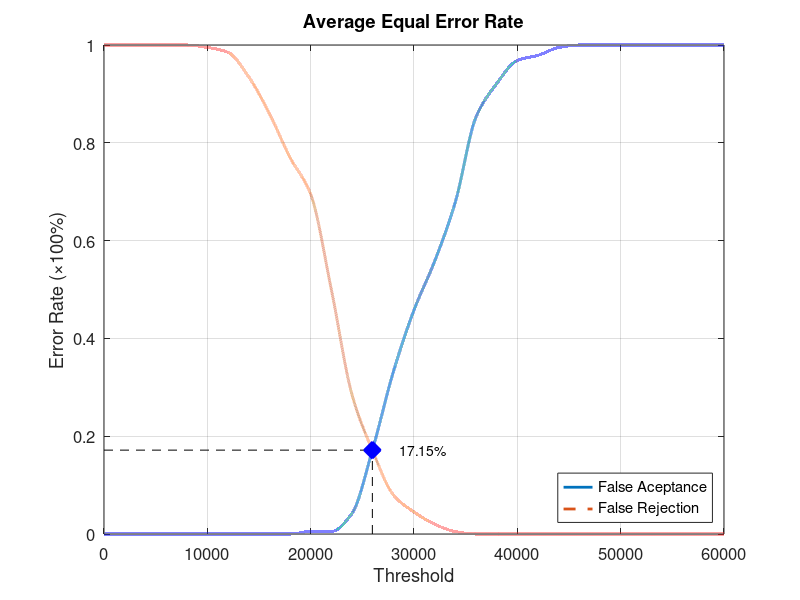
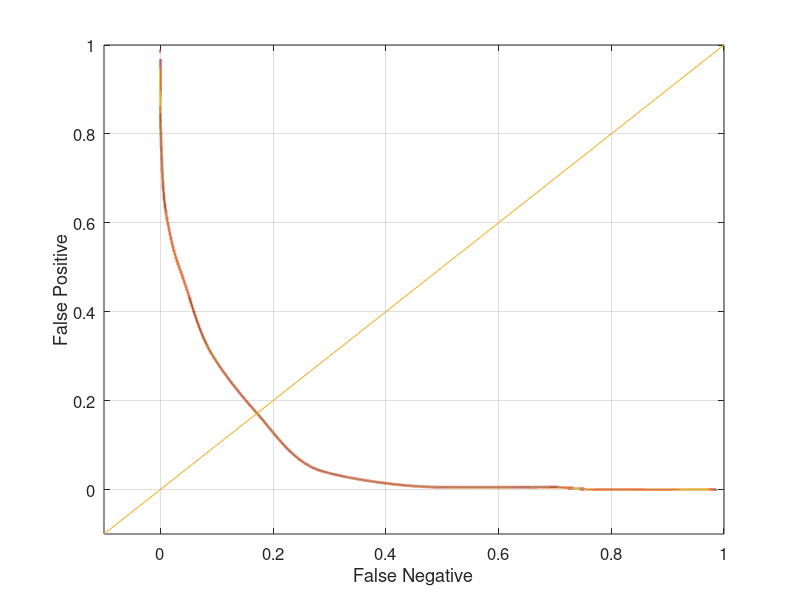

These figures' MATLAB source, in order:
function yEER = Database1_3
close all;
clear;
clc;
x = 0:2000:60000;
xq = 0:0.5:60000;

y0 = [0 0 0 0 0 0 0 0 0 0 0.00526316 0.00526316 0.0421053 0.173684 0.331579 0.457895 0.557895 0.678947 0.852632 0.921053 0.968421 0.978947 0.994737 1 1 1 1 1 1 1 1];
yy0 = interp1(x, y0, xq, 'pchip');
y1 = [1 1 1 1 1 0.995 0.985 0.935 0.86 0.77 0.695 0.5 0.285 0.17 0.08 0.045 0.02 0.005 0 0 0 0 0 0 0 0 0 0 0 0 0];
yy1 = interp1(x, y1, xq, 'pchip');

% Calculating EER: 
y2 = abs(y0 - y1);
find(y2 == min(y2))
yy2 = abs(yy0 - yy1);
xEER = find(yy2 == min(yy2));
xEERIndex = xq(xEER) % X-axis EER
yEER = yy0(xEER) % Y-axis EER

main = figure
plot(xq, yy0,'-','LineWidth', 2);	hold on
plot(xq, yy1,'--','LineWidth', 2);	hold on
plot([xEERIndex xEERIndex], [0 yEER], 'k--');	hold on
plot([0 xEERIndex], [yEER yEER], 'k--');	hold on
plot(xEERIndex, yEER, 'bx', 'LineWidth', 10);	hold on
text(xEERIndex + 10 * xEERIndex / 100, yEER, [num2str(round((10000 * yEER)) / 100) '%'])
legend('False Aceptance', 'False Rejection', 'Location', 'SouthEast')
xlabel('Threshold')
ylabel('Error Rate (\times100%)')
title('Average Equal Error Rate')
set(gca, 'FontSize', 12)
axis([0 60000 0 1])
grid on

print(main, 'Database1_3Main', '-dpng');
FNRxFPR = figure('Color', [1 1 1]);
plot(yy1, yy0, '-', yy1, yy0, 'LineWidth', 2);
hold on
y = -0.1:0.1:1
plot(y, y); 
set(gca, 'FontSize', 12)
xlabel('False Negative')
ylabel('False Positive')
axis([-0.1 1 -0.1 1])
set(gca, 'FontSize', 12)
grid on

print(FNRxFPR, 'Database1_3FNRxFPR','-dpng');
end
